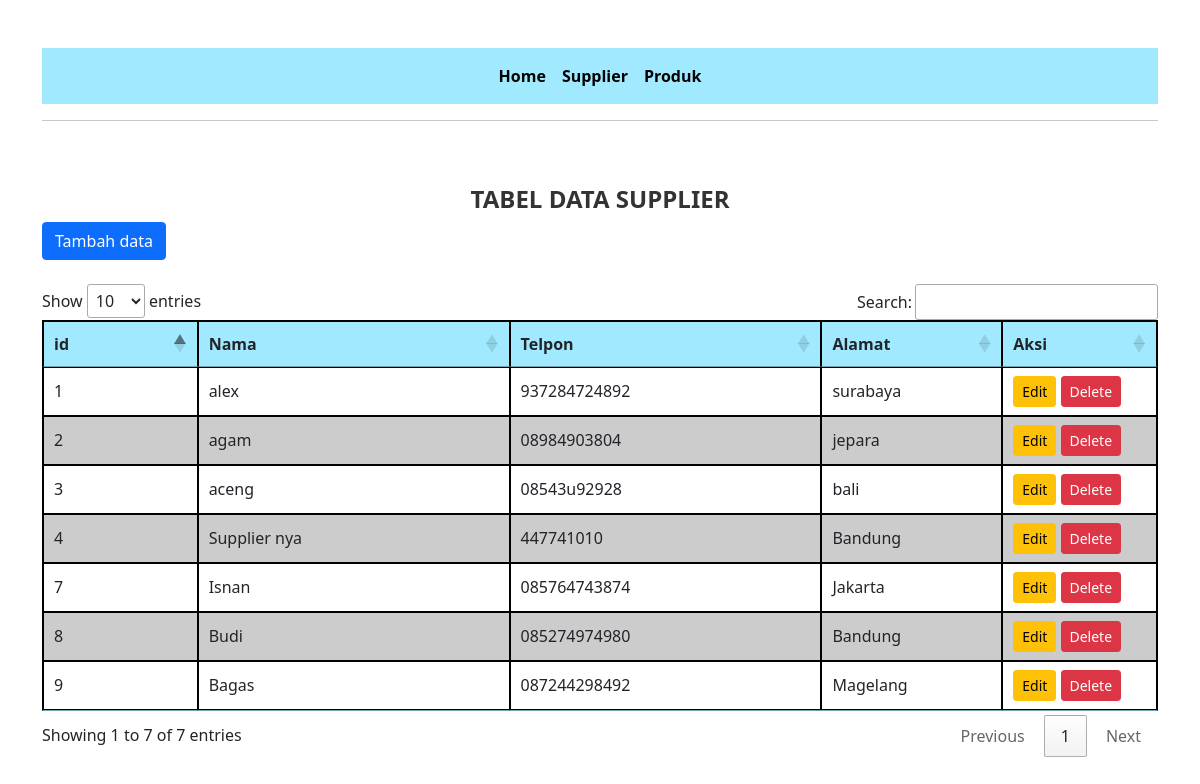
The page /sesi29/supplier.php on the database its author committed.
### tables this page shows
CREATE TABLE `supplier` (
  `id` int(11) UNSIGNED NOT NULL,
  `nama` varchar(100) NOT NULL,
  `telpon` varchar(12) NOT NULL,
  `alamat` text NOT NULL
);

### sesi29/supplier.php (the view, shortened to what this page needs)
<?php
    include "connection.php";
    $query = mysqli_query($connection, "SELECT * FROM supplier");
?>
<!DOCTYPE html>
<html lang="en">
<head>
    <link href="https://cdn.jsdelivr.net/npm/bootstrap@5.0.2/dist/css/bootstrap.min.css" rel="stylesheet"
>
    <link rel="stylesheet" type="text/css" href="https://cdn.datatables.net/1.10.25/css/jquery.dataTables.css">
</head>
<body>
    <div class="container">
        <div class="row">
            <div class="col-md-12 text-center mb-5 mt-5">
            <nav class="navbar navbar-expand-lg navbar-custom">
            <div class="collapse navbar-collapse" id="navbarNav">
                <ul class="navbar-nav mx-auto">
                    <li class="nav-item">
                        <a class="nav-link" href="index.php"><b>Home</b></a>
                    </li>
                    <li class="nav-item">
                        <a class="nav-link" href="supplier.php"><b>Supplier</b></a>
                    </li>
                    <li class="nav-item">
                        <a class="nav-link" href="produk.php"><b>Produk</b></a>
                    </li>
                </ul>
            </div>
        </nav>
                <hr>
            </div>
            <div class="col-md-12">
                <h1>Tabel Data Supplier</h1>
                <a href="tambah_supplier.php" class="btn btn-primary">Tambah data</a><br></br>
                <table id="supplierTable">
                    <thead>
                        <tr>
                            <th width="80px"><b>id</b></th>
                            <th width="200px"><b>Nama</b></th>
                            <th width="200px"><b>Telpon</b></th>
                            <th width="100px"><b>Alamat</b></th>
                            <th width="80px"><b>Aksi</b></th>
                        </tr>
                    </thead>
                    <tbody>
                        <?php while ($data = mysqli_fetch_array($query)) { ?>
                            <tr>
                                <td><?php echo $data['id']; ?></td>
                                <td><?php echo $data['nama']; ?></td>
                                <td><?php echo $data['telpon']; ?></td>
                                <td><?php echo $data['alamat']; ?></td>
                                <td>
                                    <a href="edit_supplier.php?id=<?php echo $data['id']; ?>" class="btn btn-warning btn-sm">Edit</a>
                                    <a href="delete_supplier.php?id=<?php echo $data['id']; ?>" class="btn btn-danger btn-sm">Delete</a>
                                </td>
                            </tr>
                        <?php } ?>
                    </tbody>
                </table>
            </div>
        </div>
    </div>
</body>
</html>

### sesi29/supplier.php (style rules this page uses)
.navbar-custom { background-color: #A0E9FF; }
.navbar-custom a { color: black; }
table { border: 1px solid black; border-collapse: collapse; width: 100%; background-color: #A0E9FF; }
th, td { border: 1px solid black; padding: 8px; }
tr:nth-child(odd) td { background-color: white; }
tr:nth-child(even) td { background-color: #ccc; }
h1 { font-size: 24px; font-weight: bold; text-align: center; color: #333; text-transform: uppercase; }
nav { background-color: #333; color: white; }
nav ul { list-style: none; padding: 0; display: flex; justify-content: space-around; }
nav li { margin: 0; }
nav a { text-decoration: none; color: white; }

### rows shown on the page
supplier: id "1", nama "alex", telpon "937284724892", alamat "surabaya"
supplier: id "2", nama "agam", telpon "08984903804", alamat "jepara"
supplier: id "3", nama "aceng", telpon "08543u92928", alamat "bali"
supplier: id "4", nama "Supplier nya", telpon "447741010", alamat "Bandung"
supplier: id "7", nama "Isnan", telpon "085764743874", alamat "Jakarta"
supplier: id "8", nama "Budi", telpon "085274974980", alamat "Bandung"
supplier: id "9", nama "Bagas", telpon "087244298492", alamat "Magelang"
